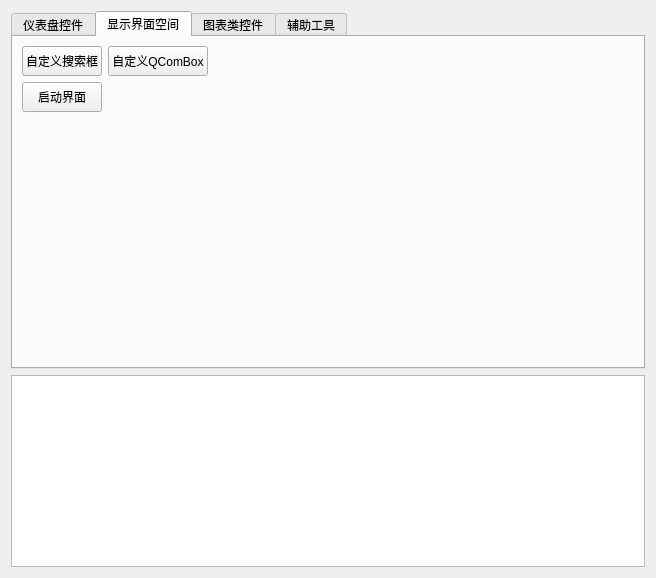
<?xml version="1.0" encoding="UTF-8"?>
<ui version="4.0">
 <class>ExampleWidget</class>
 <widget class="QWidget" name="ExampleWidget">
  <property name="geometry">
   <rect>
    <x>0</x>
    <y>0</y>
    <width>656</width>
    <height>578</height>
   </rect>
  </property>
  <property name="windowTitle">
   <string>Form</string>
  </property>
  <layout class="QVBoxLayout" name="verticalLayout_2">
   <item>
    <layout class="QVBoxLayout" name="verticalLayout">
     <item>
      <widget class="QTabWidget" name="tabWidget">
       <property name="tabShape">
        <enum>QTabWidget::Rounded</enum>
       </property>
       <property name="currentIndex">
        <number>1</number>
       </property>
       <property name="elideMode">
        <enum>Qt::ElideRight</enum>
       </property>
       <property name="documentMode">
        <bool>false</bool>
       </property>
       <property name="tabsClosable">
        <bool>false</bool>
       </property>
       <property name="movable">
        <bool>false</bool>
       </property>
       <property name="tabBarAutoHide">
        <bool>false</bool>
       </property>
       <widget class="QWidget" name="tab">
        <attribute name="title">
         <string>仪表盘控件</string>
        </attribute>
        <layout class="QVBoxLayout" name="verticalLayout_3">
         <item>
          <layout class="QHBoxLayout" name="horizontalLayout">
           <property name="spacing">
            <number>10</number>
           </property>
           <item>
            <widget class="QPushButton" name="pushButton">
             <property name="minimumSize">
              <size>
               <width>0</width>
               <height>30</height>
              </size>
             </property>
             <property name="text">
              <string>指南针</string>
             </property>
            </widget>
           </item>
           <item>
            <widget class="QPushButton" name="pushButton_2">
             <property name="minimumSize">
              <size>
               <width>0</width>
               <height>30</height>
              </size>
             </property>
             <property name="text">
              <string>汽车仪表盘1</string>
             </property>
            </widget>
           </item>
           <item>
            <widget class="QPushButton" name="pushButton_3">
             <property name="minimumSize">
              <size>
               <width>0</width>
               <height>30</height>
              </size>
             </property>
             <property name="text">
              <string>汽车仪表盘2</string>
             </property>
            </widget>
           </item>
           <item>
            <widget class="QPushButton" name="pushButton_7">
             <property name="minimumSize">
              <size>
               <width>0</width>
               <height>30</height>
              </size>
             </property>
             <property name="text">
              <string>速度仪表1</string>
             </property>
            </widget>
           </item>
           <item>
            <widget class="QPushButton" name="pushButton_8">
             <property name="minimumSize">
              <size>
               <width>0</width>
               <height>30</height>
              </size>
             </property>
             <property name="text">
              <string>速度仪表2</string>
             </property>
            </widget>
           </item>
           <item>
            <widget class="QPushButton" name="pushButton_5">
             <property name="minimumSize">
              <size>
               <width>0</width>
               <height>30</height>
              </size>
             </property>
             <property name="text">
              <string>姿势仪表</string>
             </property>
            </widget>
           </item>
           <item>
            <spacer name="horizontalSpacer_5">
             <property name="orientation">
              <enum>Qt::Horizontal</enum>
             </property>
             <property name="sizeHint" stdset="0">
              <size>
               <width>40</width>
               <height>20</height>
              </size>
             </property>
            </spacer>
           </item>
          </layout>
         </item>
         <item>
          <layout class="QHBoxLayout" name="horizontalLayout_4">
           <item>
            <widget class="QPushButton" name="pushButton_10">
             <property name="minimumSize">
              <size>
               <width>0</width>
               <height>30</height>
              </size>
             </property>
             <property name="text">
              <string>圆形进度条</string>
             </property>
            </widget>
           </item>
           <item>
            <widget class="QPushButton" name="pushButton_11">
             <property name="minimumSize">
              <size>
               <width>0</width>
               <height>30</height>
              </size>
             </property>
             <property name="text">
              <string>多彩进度条</string>
             </property>
            </widget>
           </item>
           <item>
            <spacer name="horizontalSpacer_6">
             <property name="orientation">
              <enum>Qt::Horizontal</enum>
             </property>
             <property name="sizeHint" stdset="0">
              <size>
               <width>40</width>
               <height>20</height>
              </size>
             </property>
            </spacer>
           </item>
          </layout>
         </item>
         <item>
          <spacer name="verticalSpacer">
           <property name="orientation">
            <enum>Qt::Vertical</enum>
           </property>
           <property name="sizeHint" stdset="0">
            <size>
             <width>20</width>
             <height>238</height>
            </size>
           </property>
          </spacer>
         </item>
        </layout>
       </widget>
       <widget class="QWidget" name="tab_2">
        <attribute name="title">
         <string>显示界面空间</string>
        </attribute>
        <layout class="QVBoxLayout" name="verticalLayout_4">
         <item>
          <layout class="QHBoxLayout" name="horizontalLayout_5">
           <item>
            <widget class="QPushButton" name="pushButton_4">
             <property name="minimumSize">
              <size>
               <width>0</width>
               <height>30</height>
              </size>
             </property>
             <property name="text">
              <string>自定义搜索框</string>
             </property>
            </widget>
           </item>
           <item>
            <widget class="QPushButton" name="pushButton_12">
             <property name="minimumSize">
              <size>
               <width>0</width>
               <height>30</height>
              </size>
             </property>
             <property name="styleSheet">
              <string notr="true"/>
             </property>
             <property name="text">
              <string>自定义QComBox</string>
             </property>
            </widget>
           </item>
           <item>
            <spacer name="horizontalSpacer">
             <property name="orientation">
              <enum>Qt::Horizontal</enum>
             </property>
             <property name="sizeHint" stdset="0">
              <size>
               <width>40</width>
               <height>20</height>
              </size>
             </property>
            </spacer>
           </item>
          </layout>
         </item>
         <item>
          <layout class="QHBoxLayout" name="horizontalLayout_6">
           <item>
            <widget class="QPushButton" name="pushButton_13">
             <property name="minimumSize">
              <size>
               <width>0</width>
               <height>30</height>
              </size>
             </property>
             <property name="text">
              <string>启动界面</string>
             </property>
            </widget>
           </item>
           <item>
            <spacer name="horizontalSpacer_2">
             <property name="orientation">
              <enum>Qt::Horizontal</enum>
             </property>
             <property name="sizeHint" stdset="0">
              <size>
               <width>40</width>
               <height>20</height>
              </size>
             </property>
            </spacer>
           </item>
          </layout>
         </item>
         <item>
          <spacer name="verticalSpacer_2">
           <property name="orientation">
            <enum>Qt::Vertical</enum>
           </property>
           <property name="sizeHint" stdset="0">
            <size>
             <width>20</width>
             <height>238</height>
            </size>
           </property>
          </spacer>
         </item>
        </layout>
       </widget>
       <widget class="QWidget" name="tab_3">
        <attribute name="title">
         <string>图表类控件</string>
        </attribute>
       </widget>
       <widget class="QWidget" name="tab_4">
        <attribute name="title">
         <string>辅助工具</string>
        </attribute>
        <layout class="QVBoxLayout" name="verticalLayout_5">
         <item>
          <layout class="QHBoxLayout" name="horizontalLayout_3">
           <item>
            <widget class="QPushButton" name="pushButton_6">
             <property name="minimumSize">
              <size>
               <width>0</width>
               <height>30</height>
              </size>
             </property>
             <property name="text">
              <string>性能监控</string>
             </property>
            </widget>
           </item>
           <item>
            <spacer name="horizontalSpacer_3">
             <property name="orientation">
              <enum>Qt::Horizontal</enum>
             </property>
             <property name="sizeHint" stdset="0">
              <size>
               <width>40</width>
               <height>20</height>
              </size>
             </property>
            </spacer>
           </item>
          </layout>
         </item>
         <item>
          <layout class="QHBoxLayout" name="horizontalLayout_2">
           <item>
            <widget class="QPushButton" name="pushButton_9">
             <property name="minimumSize">
              <size>
               <width>0</width>
               <height>30</height>
              </size>
             </property>
             <property name="text">
              <string>图片旋转缩放</string>
             </property>
            </widget>
           </item>
           <item>
            <spacer name="horizontalSpacer_4">
             <property name="orientation">
              <enum>Qt::Horizontal</enum>
             </property>
             <property name="sizeHint" stdset="0">
              <size>
               <width>40</width>
               <height>20</height>
              </size>
             </property>
            </spacer>
           </item>
          </layout>
         </item>
         <item>
          <spacer name="verticalSpacer_3">
           <property name="orientation">
            <enum>Qt::Vertical</enum>
           </property>
           <property name="sizeHint" stdset="0">
            <size>
             <width>20</width>
             <height>238</height>
            </size>
           </property>
          </spacer>
         </item>
        </layout>
       </widget>
      </widget>
     </item>
     <item>
      <widget class="QTextEdit" name="textEdit">
       <property name="sizePolicy">
        <sizepolicy hsizetype="Expanding" vsizetype="Maximum">
         <horstretch>0</horstretch>
         <verstretch>0</verstretch>
        </sizepolicy>
       </property>
      </widget>
     </item>
    </layout>
   </item>
  </layout>
 </widget>
 <resources/>
 <connections/>
</ui>
